Frame 1 (no input): blank canvas, image omitted
Frame 60 (no input): blank canvas, image omitted
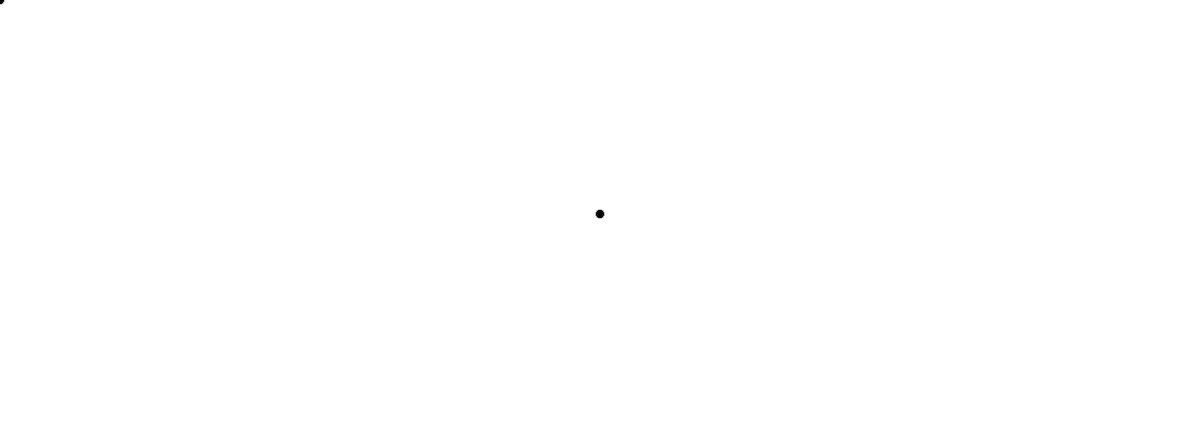
Frame 120 (the mouse pressed at the canvas centre since frame 60)

The p5.js sketch whose frames 1 and 60 were blank and that drew this single picture after the mouse press (run headless with seeded random() and noise() and a simulated clock; from frame 60 on, the mouse is pressed at the canvas centre):

// p5.js sketch
// ── sketch.js

function setup(){
  createCanvas(1400,500);
  fill(0,102);
  noStroke();

}

function draw(){
ellipse(mouseX,mouseY,9,9);

}
